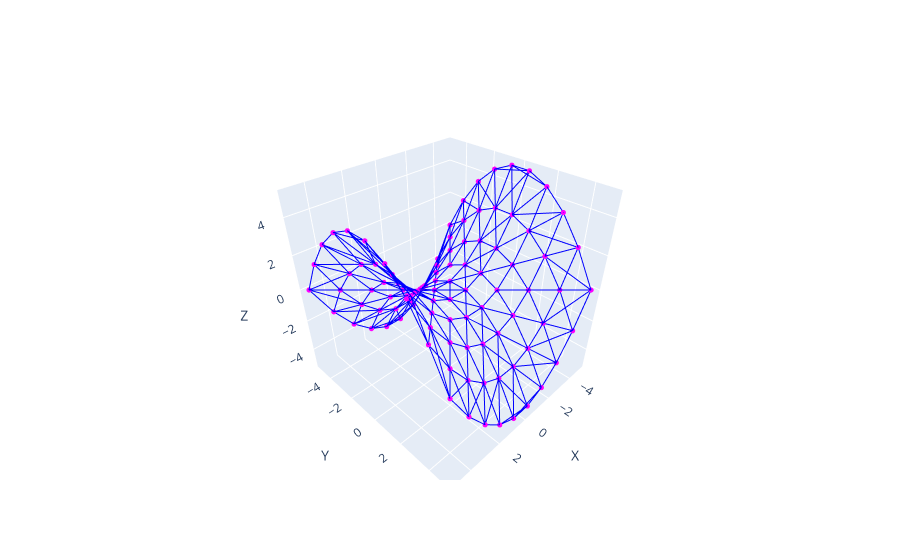

Notebook code for this chart:
### Code cell
for i, point in enumerate(points):
    for neighbor_index in direct_neighbors[i]:
        neighbor_point = points[neighbor_index]
        add_line(point, neighbor_point, fig, 'blue')
        
fig.show()
